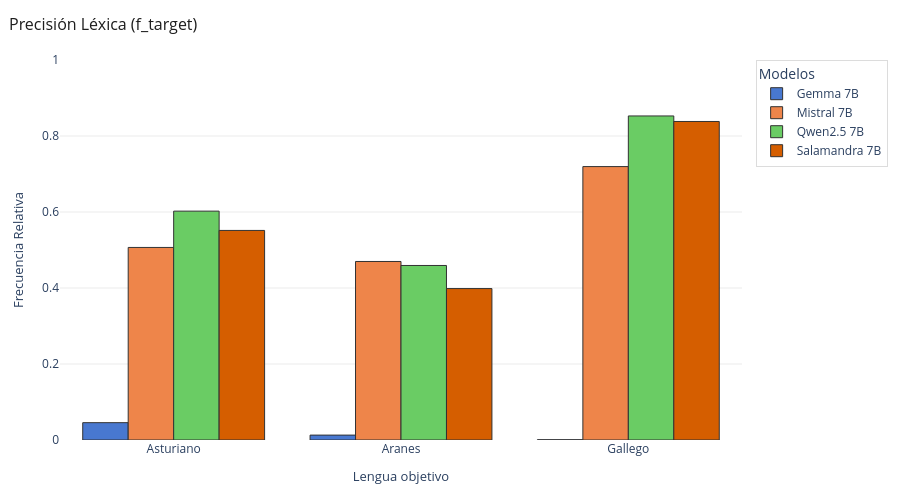
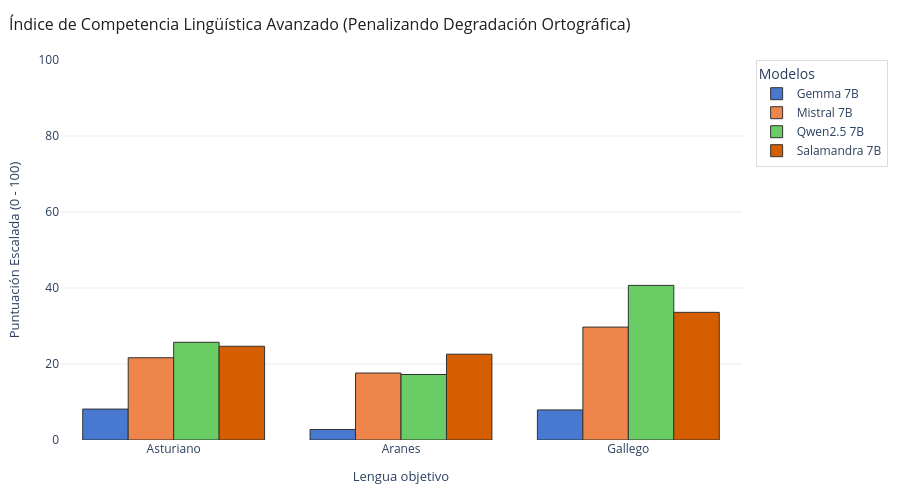

Here is the notebook cell these charts were saved with, in order:
### Code cell
# Gráfica 1: Tu métrica nuclear directa
explore.generar_grafico_barras(
    datos_globales=resultados_base,
    extractor="freq_target",
    titulo="Precisión Léxica (f_target)",
    ylabel="Frecuencia Relativa",
    ylim=(0, 1.0),
    idiomas_orden=idiomas,
    output_path= None,
    motor=aesthetics.PLOTLY
)

# Gráfica 2: El nuevo índice refinado con penalización por errores nuevos
explore.generar_grafico_barras(
    datos_globales=resultados_base,
    extractor=indice,
    titulo="Índice de Competencia Lingüística Avanzado (Penalizando Degradación Ortográfica)",
    ylabel="Puntuación Escalada (0 - 100)",
    ylim=(0, 100),
    idiomas_orden=idiomas,
    output_path= None,
    motor=aesthetics.PLOTLY
)

### Figure 1 — Plotly figure (JSON) as saved in the notebook; plotly's stock layout.template omitted (floating-point values rounded to 4 significant figures)
{"data": [{"hovertemplate": "<b>Gemma 7B</b><br>Idioma: %{x}<br>Frecuencia Relativa: %{y}<extra></extra>", "marker": {"color": "#4878d0", "line": {"color": "rgb(50,50,50)", "width": 1}}, "name": "Gemma 7B", "type": "bar", "x": ["Asturiano", "Aranes", "Gallego"], "y": [0.0456, 0.0129, 0.0007]}, {"hovertemplate": "<b>Mistral 7B</b><br>Idioma: %{x}<br>Frecuencia Relativa: %{y}<extra></extra>", "marker": {"color": "#ee854a", "line": {"color": "rgb(50,50,50)", "width": 1}}, "name": "Mistral 7B", "type": "bar", "x": ["Asturiano", "Aranes", "Gallego"], "y": [0.5067, 0.4698, 0.7195]}, {"hovertemplate": "<b>Qwen2.5 7B</b><br>Idioma: %{x}<br>Frecuencia Relativa: %{y}<extra></extra>", "marker": {"color": "#6acc64", "line": {"color": "rgb(50,50,50)", "width": 1}}, "name": "Qwen2.5 7B", "type": "bar", "x": ["Asturiano", "Aranes", "Gallego"], "y": [0.6023, 0.4593, 0.8528]}, {"hovertemplate": "<b>Salamandra 7B</b><br>Idioma: %{x}<br>Frecuencia Relativa: %{y}<extra></extra>", "marker": {"color": "#d55e00", "line": {"color": "rgb(50,50,50)", "width": 1}}, "name": "Salamandra 7B", "type": "bar", "x": ["Asturiano", "Aranes", "Gallego"], "y": [0.5515, 0.3985, 0.8382]}], "layout": {"barmode": "group", "height": 500, "legend": {"bordercolor": "rgb(220,220,220)", "borderwidth": 1, "title": {"text": "Modelos"}}, "margin": {"b": 60, "l": 60, "r": 40, "t": 60}, "paper_bgcolor": "white", "plot_bgcolor": "white", "title": {"font": {"color": "rgb(30,30,30)", "size": 16}, "text": "Precisión Léxica (f_target)", "x": 0.01}, "width": 900, "xaxis": {"tickfont": {"size": 12}, "title": {"font": {"size": 13}, "text": "Lengua objetivo"}}, "yaxis": {"gridcolor": "rgb(235,235,235)", "range": [0, 1], "tickfont": {"size": 12}, "title": {"font": {"size": 13}, "text": "Frecuencia Relativa"}}}}

### Figure 2 — Plotly figure (JSON) as saved in the notebook; plotly's stock layout.template omitted (floating-point values rounded to 4 significant figures)
{"data": [{"hovertemplate": "<b>Gemma 7B</b><br>Idioma: %{x}<br>Puntuación Escalada (0 - 100): %{y}<extra></extra>", "marker": {"color": "#4878d0", "line": {"color": "rgb(50,50,50)", "width": 1}}, "name": "Gemma 7B", "type": "bar", "x": ["Asturiano", "Aranes", "Gallego"], "y": [8.14, 2.765, 7.915]}, {"hovertemplate": "<b>Mistral 7B</b><br>Idioma: %{x}<br>Puntuación Escalada (0 - 100): %{y}<extra></extra>", "marker": {"color": "#ee854a", "line": {"color": "rgb(50,50,50)", "width": 1}}, "name": "Mistral 7B", "type": "bar", "x": ["Asturiano", "Aranes", "Gallego"], "y": [21.65, 17.62, 29.71]}, {"hovertemplate": "<b>Qwen2.5 7B</b><br>Idioma: %{x}<br>Puntuación Escalada (0 - 100): %{y}<extra></extra>", "marker": {"color": "#6acc64", "line": {"color": "rgb(50,50,50)", "width": 1}}, "name": "Qwen2.5 7B", "type": "bar", "x": ["Asturiano", "Aranes", "Gallego"], "y": [25.71, 17.23, 40.69]}, {"hovertemplate": "<b>Salamandra 7B</b><br>Idioma: %{x}<br>Puntuación Escalada (0 - 100): %{y}<extra></extra>", "marker": {"color": "#d55e00", "line": {"color": "rgb(50,50,50)", "width": 1}}, "name": "Salamandra 7B", "type": "bar", "x": ["Asturiano", "Aranes", "Gallego"], "y": [24.66, 22.58, 33.59]}], "layout": {"barmode": "group", "height": 500, "legend": {"bordercolor": "rgb(220,220,220)", "borderwidth": 1, "title": {"text": "Modelos"}}, "margin": {"b": 60, "l": 60, "r": 40, "t": 60}, "paper_bgcolor": "white", "plot_bgcolor": "white", "title": {"font": {"color": "rgb(30,30,30)", "size": 16}, "text": "Índice de Competencia Lingüística Avanzado (Penalizando Degradación Ortográfica)", "x": 0.01}, "width": 900, "xaxis": {"tickfont": {"size": 12}, "title": {"font": {"size": 13}, "text": "Lengua objetivo"}}, "yaxis": {"gridcolor": "rgb(235,235,235)", "range": [0, 100], "tickfont": {"size": 12}, "title": {"font": {"size": 13}, "text": "Puntuación Escalada (0 - 100)"}}}}
